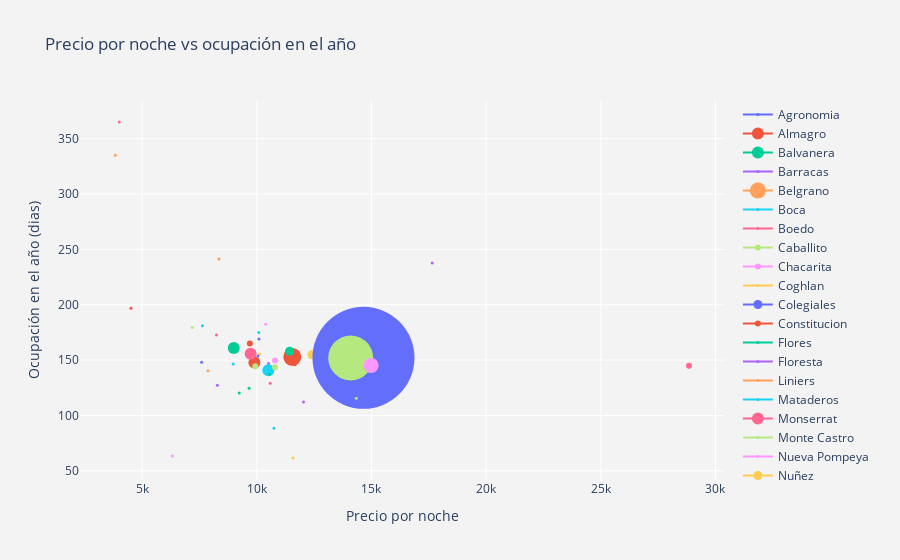

Here is the notebook cell this chart was saved with:
### Markdown cell above
Se realiza un gráfico de burbujas para mostrar la relación entre precio por noche (eje x), ocupación en el año (eje y), y número de propiedades en el barrio (tamaño de la burbuja). El inversionista puede seleccionar la región de su interés haciendo click sostenido en ella.

### Code cell
fig = go.Figure()

for ind in df.index:
    fig.add_trace(go.Scatter(
        x=[df["average_price"][ind]], y=[df["occupancy"][ind]],
        name=ind,
        marker_size=df["relative_count_int"][ind],
        ))

fig.update_layout(
    title='Precio por noche vs ocupación en el año',
    xaxis=dict(
        title='Precio por noche',
    ),
    yaxis=dict(
        title='Ocupación en el año (dias)',
    ),
    paper_bgcolor='rgb(243, 243, 243)',
    plot_bgcolor='rgb(243, 243, 243)')

fig.show()

### Figure 1 — Plotly figure (JSON) as saved in the notebook; plotly's stock layout.template omitted (floating-point values rounded to 4 significant figures)
{"data": [{"marker": {"size": 3}, "name": "Agronomia", "type": "scatter", "x": [7594.0], "y": [148.2]}, {"marker": {"size": 12}, "name": "Almagro", "type": "scatter", "x": [9895.0], "y": [147.8]}, {"marker": {"size": 12}, "name": "Balvanera", "type": "scatter", "x": [8996.0], "y": [160.9]}, {"marker": {"size": 3}, "name": "Barracas", "type": "scatter", "x": [12040.0], "y": [112.2]}, {"marker": {"size": 18}, "name": "Belgrano", "type": "scatter", "x": [13050.0], "y": [157.1]}, {"marker": {"size": 3}, "name": "Boca", "type": "scatter", "x": [10090.0], "y": [175.0]}, {"marker": {"size": 3}, "name": "Boedo", "type": "scatter", "x": [8241.0], "y": [172.8]}, {"marker": {"size": 6}, "name": "Caballito", "type": "scatter", "x": [9935.0], "y": [144.6]}, {"marker": {"size": 6}, "name": "Chacarita", "type": "scatter", "x": [10790.0], "y": [149.7]}, {"marker": {"size": 3}, "name": "Coghlan", "type": "scatter", "x": [11460.0], "y": [156.6]}, {"marker": {"size": 9}, "name": "Colegiales", "type": "scatter", "x": [13090.0], "y": [141.5]}, {"marker": {"size": 6}, "name": "Constitucion", "type": "scatter", "x": [9696.0], "y": [165.1]}, {"marker": {"size": 3}, "name": "Flores", "type": "scatter", "x": [9663.0], "y": [124.5]}, {"marker": {"size": 3}, "name": "Floresta", "type": "scatter", "x": [14780.0], "y": [170.2]}, {"marker": {"size": 3}, "name": "Liniers", "type": "scatter", "x": [11400.0], "y": [152.2]}, {"marker": {"size": 3}, "name": "Mataderos", "type": "scatter", "x": [10750.0], "y": [88.43]}, {"marker": {"size": 12}, "name": "Monserrat", "type": "scatter", "x": [9731.0], "y": [155.7]}, {"marker": {"size": 3}, "name": "Monte Castro", "type": "scatter", "x": [7187], "y": [179.5]}, {"marker": {"size": 3}, "name": "Nueva Pompeya", "type": "scatter", "x": [6321.0], "y": [63.45]}, {"marker": {"size": 9}, "name": "Nuñez", "type": "scatter", "x": [12400.0], "y": [154.8]}, {"marker": {"size": 102}, "name": "Palermo", "type": "scatter", "x": [14650.0], "y": [152.1]}, {"marker": {"size": 3}, "name": "Parque Avellaneda", "type": "scatter", "x": [4512.0], "y": [196.9]}, {"marker": {"size": 3}, "name": "Parque Chacabuco", "type": "scatter", "x": [9233.0], "y": [120.3]}, {"marker": {"size": 3}, "name": "Parque Chas", "type": "scatter", "x": [8280.0], "y": [127.2]}, {"marker": {"size": 3}, "name": "Parque Patricios", "type": "scatter", "x": [7871.0], "y": [140.3]}, {"marker": {"size": 3}, "name": "Paternal", "type": "scatter", "x": [8970.0], "y": [146.4]}, {"marker": {"size": 6}, "name": "Puerto Madero", "type": "scatter", "x": [28850.0], "y": [144.9]}, {"marker": {"size": 45}, "name": "Recoleta", "type": "scatter", "x": [14090.0], "y": [152.0]}, {"marker": {"size": 15}, "name": "Retiro", "type": "scatter", "x": [14990.0], "y": [145.2]}, {"marker": {"size": 3}, "name": "Saavedra", "type": "scatter", "x": [10130.0], "y": [155.6]}, {"marker": {"size": 3}, "name": "San Cristobal", "type": "scatter", "x": [10050.0], "y": [153.8]}, {"marker": {"size": 18}, "name": "San Nicolas", "type": "scatter", "x": [11550.0], "y": [152.9]}, {"marker": {"size": 9}, "name": "San Telmo", "type": "scatter", "x": [11430.0], "y": [158.0]}, {"marker": {"size": 3}, "name": "Velez Sarsfield", "type": "scatter", "x": [10510.0], "y": [146.8]}, {"marker": {"size": 3}, "name": "Versalles", "type": "scatter", "x": [8348.0], "y": [241.2]}, {"marker": {"size": 12}, "name": "Villa Crespo", "type": "scatter", "x": [10500.0], "y": [140.9]}, {"marker": {"size": 3}, "name": "Villa Del Parque", "type": "scatter", "x": [10580.0], "y": [129.0]}, {"marker": {"size": 3}, "name": "Villa Devoto", "type": "scatter", "x": [14330.0], "y": [115.5]}, {"marker": {"size": 3}, "name": "Villa Gral. Mitre", "type": "scatter", "x": [10390.0], "y": [182.4]}, {"marker": {"size": 3}, "name": "Villa Lugano", "type": "scatter", "x": [11580.0], "y": [61.6]}, {"marker": {"size": 3}, "name": "Villa Luro", "type": "scatter", "x": [10090.0], "y": [169.1]}, {"marker": {"size": 3}, "name": "Villa Ortuzar", "type": "scatter", "x": [11670.0], "y": [145.8]}, {"marker": {"size": 3}, "name": "Villa Pueyrredon", "type": "scatter", "x": [10560.0], "y": [137.2]}, {"marker": {"size": 3}, "name": "Villa Real", "type": "scatter", "x": [17650.0], "y": [237.6]}, {"marker": {"size": 3}, "name": "Villa Riachuelo", "type": "scatter", "x": [3827.0], "y": [335]}, {"marker": {"size": 3}, "name": "Villa Santa Rita", "type": "scatter", "x": [7629.0], "y": [181.1]}, {"marker": {"size": 3}, "name": "Villa Soldati", "type": "scatter", "x": [4000], "y": [365]}, {"marker": {"size": 6}, "name": "Villa Urquiza", "type": "scatter", "x": [10790.0], "y": [143.6]}], "layout": {"paper_bgcolor": "rgb(243, 243, 243)", "plot_bgcolor": "rgb(243, 243, 243)", "title": {"text": "Precio por noche vs ocupación en el año"}, "xaxis": {"title": {"text": "Precio por noche"}}, "yaxis": {"title": {"text": "Ocupación en el año (dias)"}}}}
